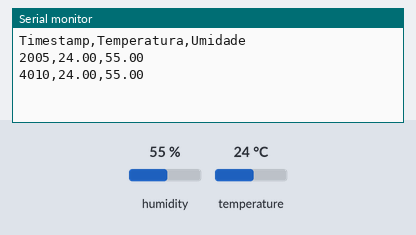
Simulated run of this sketch. Board: ESP32. On the bench: the last lines printed to the serial monitor. The inputs (shaded band) are chosen by the test bench; at power-on: humidity 55 %, temperature 24 °C.

Above: at 4.8 s.
4.9 s: humidity set to 22 %
At 6.8 s:
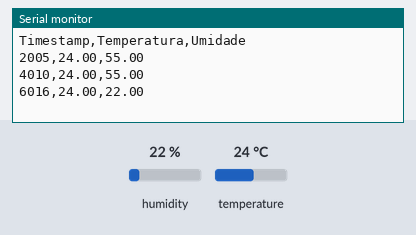
7.9 s: temperature set to 12 °C
At 8.5 s:
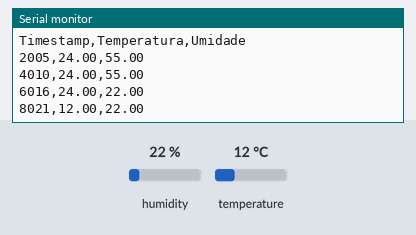
10.9 s: humidity set to 40 %
At 13.2 s:
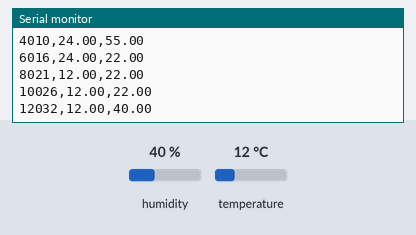
Timing chart, 0 to 14.7 s (numbered marks = the images above; inputs shaded):
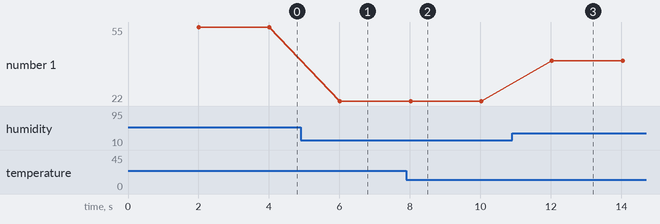

The sketch:

codigo_sensor.ino
```cpp
#include <DHT.h>  // Inclui a biblioteca responsável por lidar com sensores DHT (como o DHT22)

#define DHTPIN 4         // Define o pino do ESP32 ao qual o pino de dados do sensor está conectado
#define DHTTYPE DHT22    // Define o tipo de sensor como DHT22 (modelo digital de temperatura e umidade)

DHT dht(DHTPIN, DHTTYPE);  // Cria um objeto DHT com as configurações acima

void setup() {
  Serial.begin(115200);              // Inicializa a comunicação serial com taxa de 115200 bps
  dht.begin();                       // Inicializa o sensor DHT
  Serial.println("Timestamp,Temperatura,Umidade");  // Imprime o cabeçalho para os dados (formato CSV)
}

void loop() {
  static unsigned long startTime = millis();  // Marca o tempo inicial de execução
  delay(2000);                                // Aguarda 2 segundos entre cada leitura

  float humidity = dht.readHumidity();        // Lê o valor de umidade do sensor
  float temperature = dht.readTemperature();  // Lê o valor de temperatura em graus Celsius

  // Verifica se houve falha na leitura de algum dos dados
  if (isnan(humidity) || isnan(temperature)) {
    Serial.println("Erro na leitura do sensor!");
    return; // Encerra o loop atual caso haja erro
  }

  // Imprime os dados no formato: tempo decorrido, temperatura, umidade
  Serial.print(millis() - startTime);  // Tempo decorrido desde o início
  Serial.print(",");
  Serial.print(temperature);           // Temperatura lida
  Serial.print(",");
  Serial.println(humidity);           // Umidade lida
}
```

Measured:
- after the input at 4.9 s, the serial monitor: prints a new line after 1.1 s (image 1)
- after the input at 7.9 s, the serial monitor: prints a new line after 0.12 s (image 2)
- after the input at 10.9 s, the serial monitor: prints a new line after 1.1 s (image 3)
- plotted number 1: 55 → 22 after the input at 4.9 s, 22 → 40 after the input at 10.9 s
